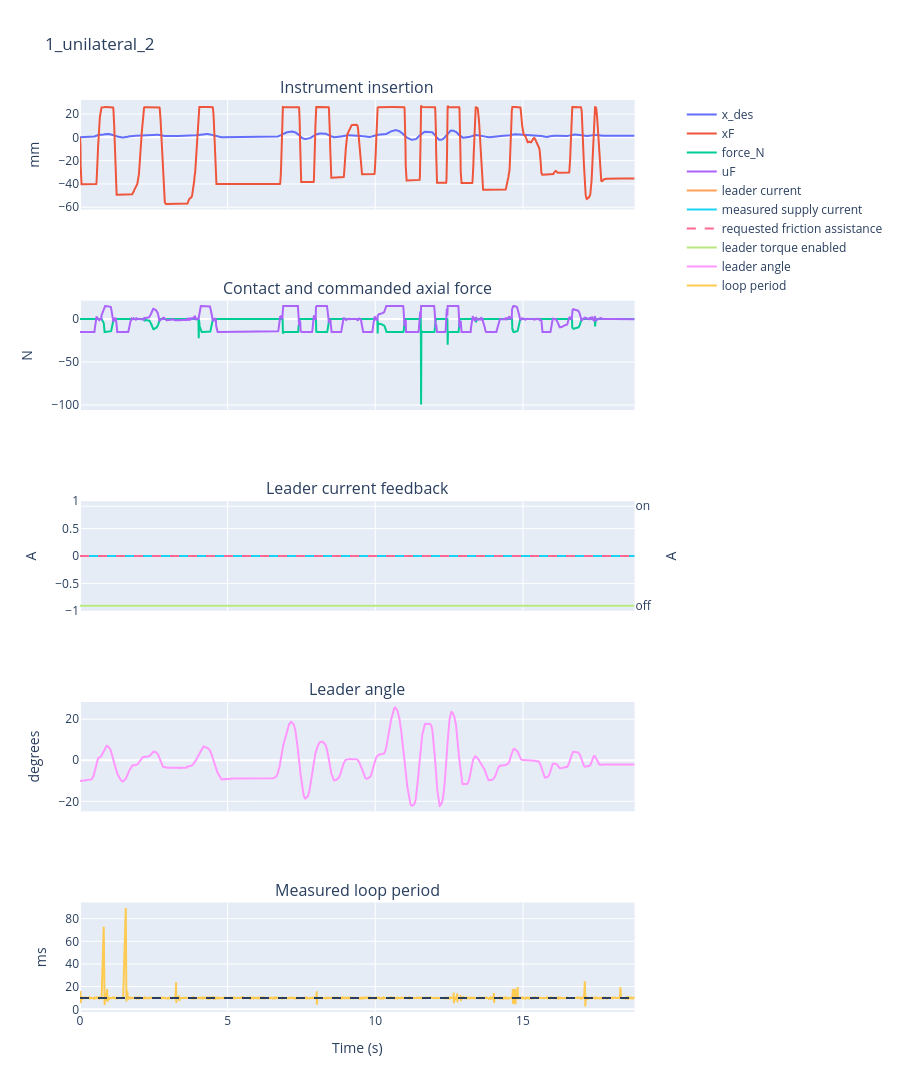

Write notebook code for a chart like this one.
### Markdown cell above
## $u_F=k_p(x_d-x_F)-k_d\dot x_F$

Move the surgical instrument with the leader; no hand feedback.

**Change:** `kp`: 250 → 500 → 750; `kd`: 5 → 10. `T`: 0.001 → 0.005 → 0.010.

### Code cell
T = 0.010  # seconds; then compare 0.005 and 0.010
kp, kd, scale = 250, 10, 0.01
q0 = None
with lab.run("1_unilateral", leader="off", tissue="bone", dt=T) as run:
    while run.active:
        L, F = run.read()
        if q0 is None:
            q0 = L.q
        xdes = max(-0.02, min(0.06, scale*(L.q - q0)))
        uF = kp * (L.q - F.x) - kd* F.xdot 
        run.write(follower=uF, target=xdes)
        run.wait()

### Figure 1 — Plotly figure (JSON) as saved in the notebook; plotly's stock layout.template omitted (floating-point values rounded to 4 significant figures; data arrays with more than 128 entries replaced by an {"elided": "..."} marker saying what was removed)
{"data": [{"name": "x_des", "type": "scatter", "x": {"elided": "1860 float values"}, "xaxis": "x", "y": {"elided": "1860 float values"}, "yaxis": "y"}, {"name": "xF", "type": "scatter", "x": {"elided": "1860 float values"}, "xaxis": "x", "y": {"elided": "1860 float values"}, "yaxis": "y"}, {"name": "force_N", "type": "scatter", "x": {"elided": "1860 float values"}, "xaxis": "x2", "y": {"elided": "1860 float values"}, "yaxis": "y2"}, {"name": "uF", "type": "scatter", "x": {"elided": "1860 float values"}, "xaxis": "x2", "y": {"elided": "1860 float values"}, "yaxis": "y2"}, {"name": "leader current", "type": "scatter", "x": {"elided": "1860 float values"}, "xaxis": "x3", "y": {"elided": "1860 int values"}, "yaxis": "y3"}, {"name": "measured supply current", "type": "scatter", "x": {"elided": "1860 float values"}, "xaxis": "x3", "y": {"elided": "1860 int values"}, "yaxis": "y3"}, {"line": {"dash": "dash"}, "name": "requested friction assistance", "type": "scatter", "x": {"elided": "1860 float values"}, "xaxis": "x3", "y": {"elided": "1860 int values"}, "yaxis": "y3"}, {"line": {"shape": "hv"}, "name": "leader torque enabled", "type": "scatter", "x": {"elided": "1860 float values"}, "xaxis": "x3", "y": {"elided": "1860 int values"}, "yaxis": "y4"}, {"name": "leader angle", "type": "scatter", "x": {"elided": "1860 float values"}, "xaxis": "x4", "y": {"elided": "1860 float values"}, "yaxis": "y5"}, {"name": "loop period", "type": "scatter", "x": {"elided": "1860 float values"}, "xaxis": "x5", "y": {"elided": "1860 float values"}, "yaxis": "y6"}], "layout": {"annotations": [{"font": {"size": 16}, "showarrow": false, "text": "Instrument insertion", "x": 0.47, "xanchor": "center", "xref": "paper", "y": 1, "yanchor": "bottom", "yref": "paper"}, {"font": {"size": 16}, "showarrow": false, "text": "Contact and commanded axial force", "x": 0.47, "xanchor": "center", "xref": "paper", "y": 0.78, "yanchor": "bottom", "yref": "paper"}, {"font": {"size": 16}, "showarrow": false, "text": "Leader current feedback", "x": 0.47, "xanchor": "center", "xref": "paper", "y": 0.56, "yanchor": "bottom", "yref": "paper"}, {"font": {"size": 16}, "showarrow": false, "text": "Leader angle", "x": 0.47, "xanchor": "center", "xref": "paper", "y": 0.34, "yanchor": "bottom", "yref": "paper"}, {"font": {"size": 16}, "showarrow": false, "text": "Measured loop period", "x": 0.47, "xanchor": "center", "xref": "paper", "y": 0.12, "yanchor": "bottom", "yref": "paper"}], "height": 1250, "shapes": [{"line": {"dash": "dash"}, "type": "line", "x0": 0, "x1": 1, "xref": "x5 domain", "y0": 10, "y1": 10, "yref": "y6"}], "title": {"text": "1_unilateral_2"}, "xaxis": {"anchor": "y", "domain": [0, 0.94], "matches": "x5", "showticklabels": false}, "xaxis2": {"anchor": "y2", "domain": [0, 0.94], "matches": "x5", "showticklabels": false}, "xaxis3": {"anchor": "y3", "domain": [0, 0.94], "matches": "x5", "showticklabels": false}, "xaxis4": {"anchor": "y5", "domain": [0, 0.94], "matches": "x5", "showticklabels": false}, "xaxis5": {"anchor": "y6", "domain": [0, 0.94], "title": {"text": "Time (s)"}}, "yaxis": {"anchor": "x", "domain": [0.88, 1], "title": {"text": "mm"}}, "yaxis2": {"anchor": "x2", "domain": [0.66, 0.78], "title": {"text": "N"}}, "yaxis3": {"anchor": "x3", "domain": [0.44, 0.56], "title": {"text": "A"}}, "yaxis4": {"anchor": "x3", "overlaying": "y3", "range": [-0.05, 1.05], "side": "right", "ticktext": ["off", "on"], "tickvals": [0, 1], "title": {"text": "A"}}, "yaxis5": {"anchor": "x4", "domain": [0.22, 0.34], "title": {"text": "degrees"}}, "yaxis6": {"anchor": "x5", "domain": [0, 0.12], "title": {"text": "ms"}}}}
